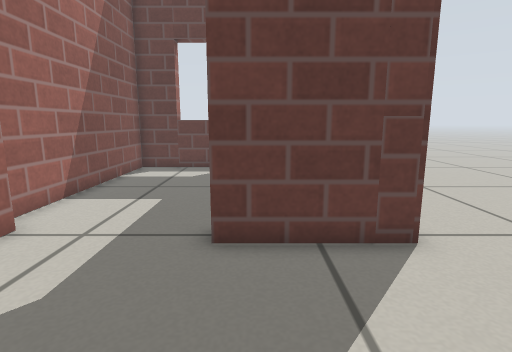
[1] (above)

15 first-person views from a walk through a robot-simulator world made for Gazebo. The camera is 0.48 m above the floor, tilts 10° down and sees 80° across. The floor is counted in squares, 0.2 m on a side. Each view is taken from the middle of a square. On the plan, view 1 faces up. The plan holds only what a view shows up to about 19 squares ahead; the rest is blank. Gazebo's built-in surfaces are drawn with simple patterns.

[2]
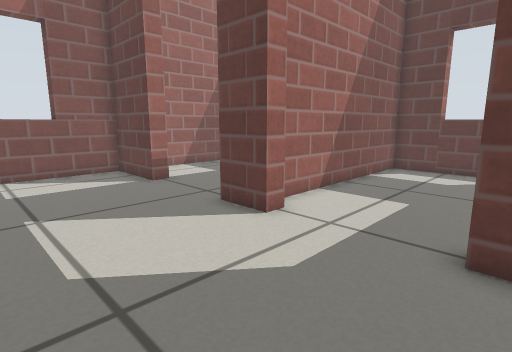

[3]
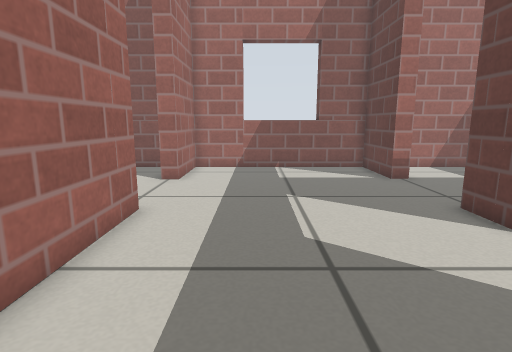

[4]
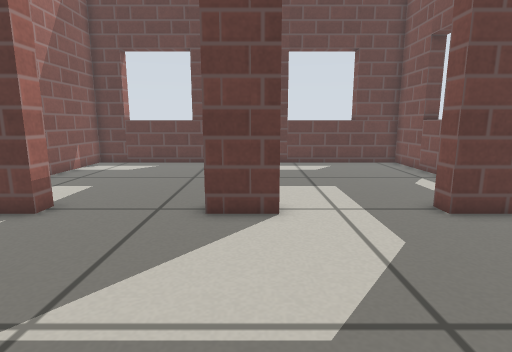

[5]
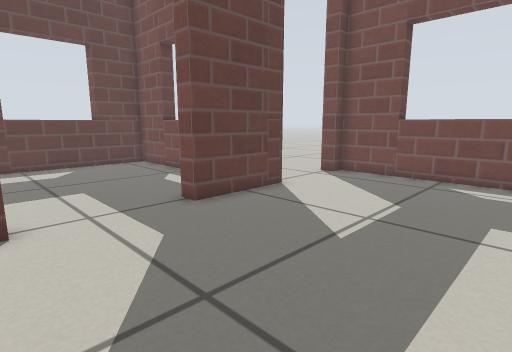

[6]
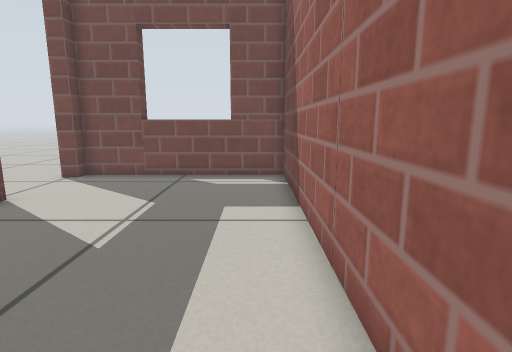

[7]
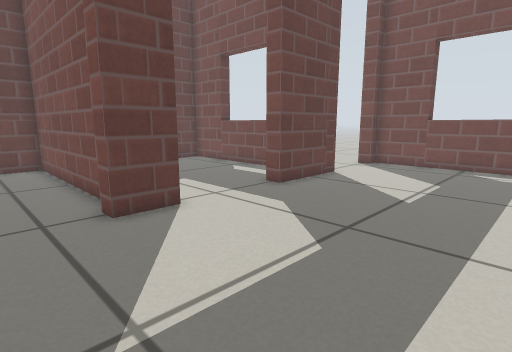

[8]
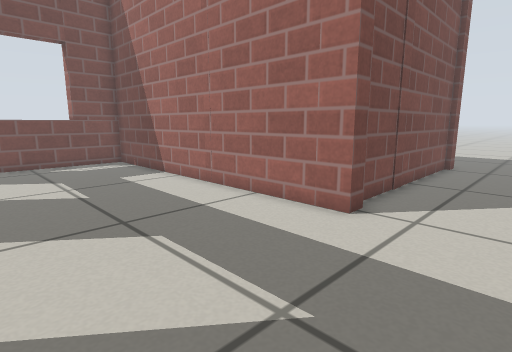

[9]
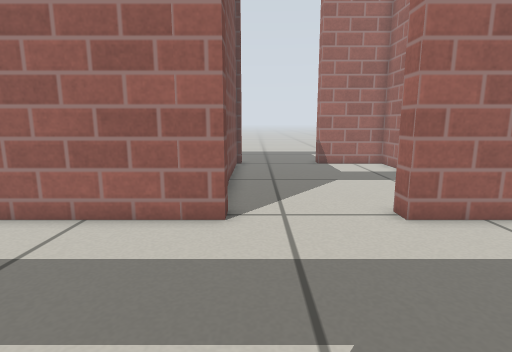

[10]
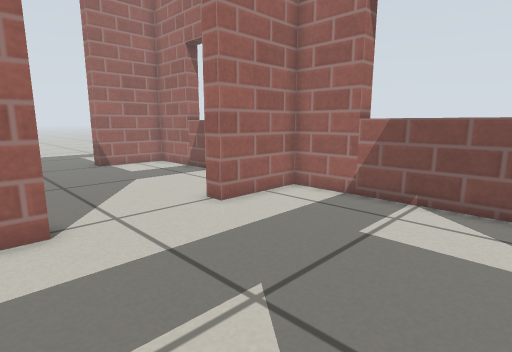

[11]
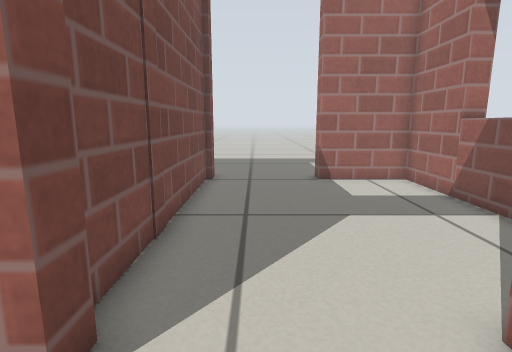

[12]
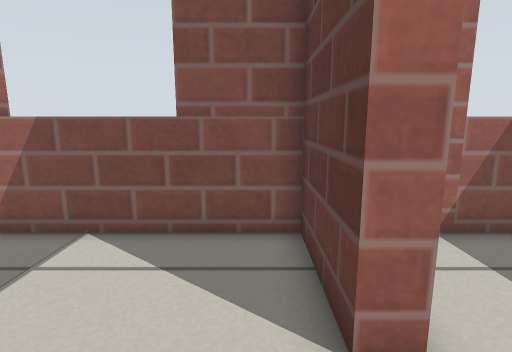

[13]
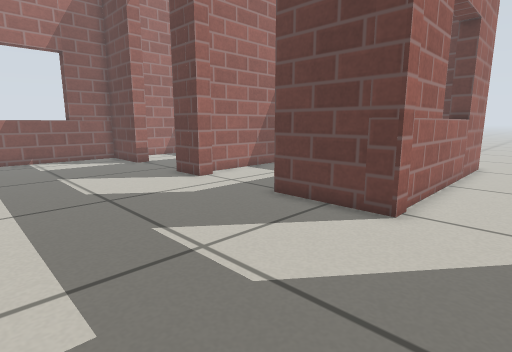

[14]
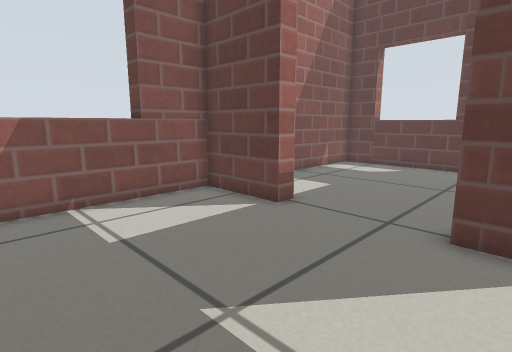

[15]
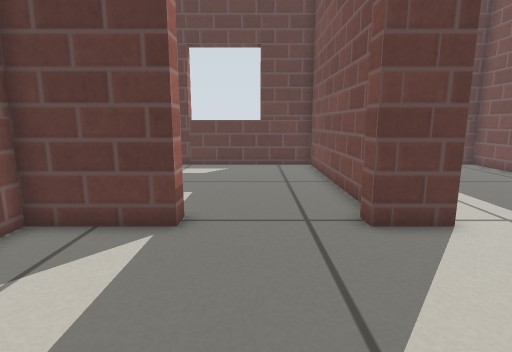

### Floor plan
Points are (right, up) in squares from view 1. A wall is a line through its corners. A room is listed if a view was taken in it or the views show most of it. See-through windows are left out.
Room 1 (views 1, 2, 3, 4, 5, 6, 7, 8, 9, 10, 11, 13, 14, 15)
walls: (-5.4, 5.8) (-7.2, 5.8); (-7.2, -3.3) (7.9, -3.3) (7.9, 5.8) (7.2, 5.8); (3.1, 5.8) (-0.9, 5.8); (-11.7, 5.8) (-15.4, 5.8) (-15.4, -3.3) (-11.7, -3.3); (-15.2, 3.3) (-16.1, 3.3); (-16.2, -0.7) (-15.4, -0.7)
ways out: open door at (-9.5, -3.5) to room 2; open door at (-9.5, 6) to room 3; open door at (-3, 6) to room 4; open door at (5.5, 6)
Room 2 (view 12)
walls: (-16.2, -10.6) (-15.4, -10.6); (-11.7, -4) (-15.4, -4) (-15.4, -13.8) (-11.7, -13.8); (-6.9, -13.9) (-6.9, -4.6)
ways out: open door at (-9.5, -3.5) to room 1; open door at (-9.5, -14)
Room 3 (no view inside)
walls: (-6.9, 7.8) (-6.9, 16.3) (-15.4, 16.3) (-15.4, 8.2)
ways out: open door at (-9.5, 6) to room 1
Room 4 (no view inside)
walls: (2.4, 9.5) (2.4, 16.3) (-6.1, 16.3) (-6.1, 7)
ways out: open door at (-3, 6) to room 1

Positions as (right, up) in squares from view 1, and headings:
1: (0, 0), facing up
2: (0, 0), facing up-left
3: (1, 0), facing left
4: (-6, -2), facing up
5: (-6, -2), facing up-right
6: (-6, -2), facing right
7: (-10, -2), facing up-right
8: (-11, 4), facing down-right
9: (-8, 4), facing down
10: (-6, 4), facing down-left
11: (-9, -1), facing down
12: (-9, -5), facing left
13: (6, -2), facing up-left
14: (-6, -1), facing up-left
15: (-10, -1), facing up
